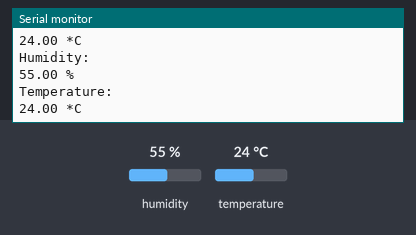
The sketch below on a simulated Arduino Uno, built with avr-gcc and run on an emulated ATmega328P. On the bench: the last lines printed to the serial monitor. The test bench sets the inputs (shaded band); at power-on: humidity 55 %, temperature 24 °C.

Above: at 5.8 s.
5.9 s: humidity set to 22 %
At 8.7 s:
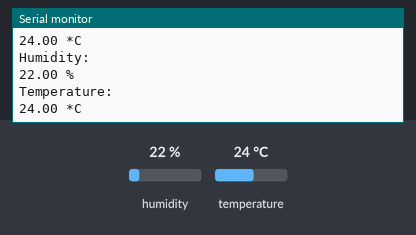
10.2 s: temperature set to 12 °C
At 11.9 s:
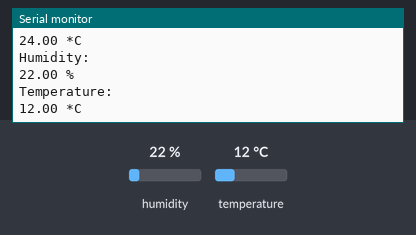
14.5 s: humidity set to 40 %
At 18.3 s:
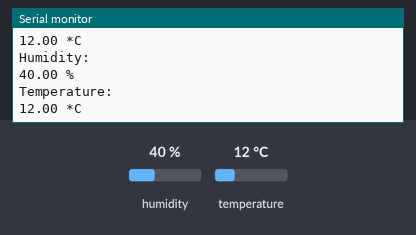
Timing chart, 0 to 19.8 s (numbered marks = the images above; inputs shaded):
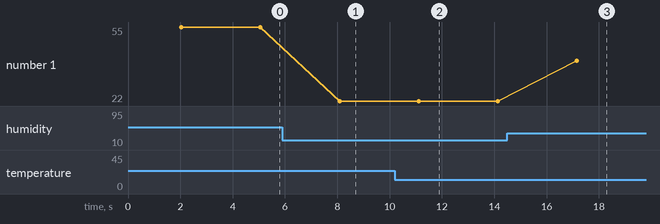

The sketch:

Temperature_dht11.ino
```cpp
#include <DHT.h>
#include <DHT_U.h>


DHT dht(9, DHT11);

void setup()
{
  Serial.begin(9600);
  dht.begin();
}

void loop()
{
  delay(2000);
  float h = dht.readHumidity();
  float t = dht.readTemperature();
  Serial.println("Humidity: ");
  Serial.print(h);
  Serial.println(" %");
  Serial.println("Temperature: ");
  Serial.print(t);
  Serial.println(" *C");
  delay(1000);
}
```

Measured:
- after the input at 5.9 s, the serial monitor: prints a new line after 2.2 s (image 1)
- after the input at 10.2 s, the serial monitor: prints a new line after 0.93 s (image 2)
- after the input at 14.5 s, the serial monitor: prints a new line after 2.7 s (image 3)
- plotted number 1: 55 → 22 after the input at 5.9 s, 22 → 40 after the input at 14.5 s
